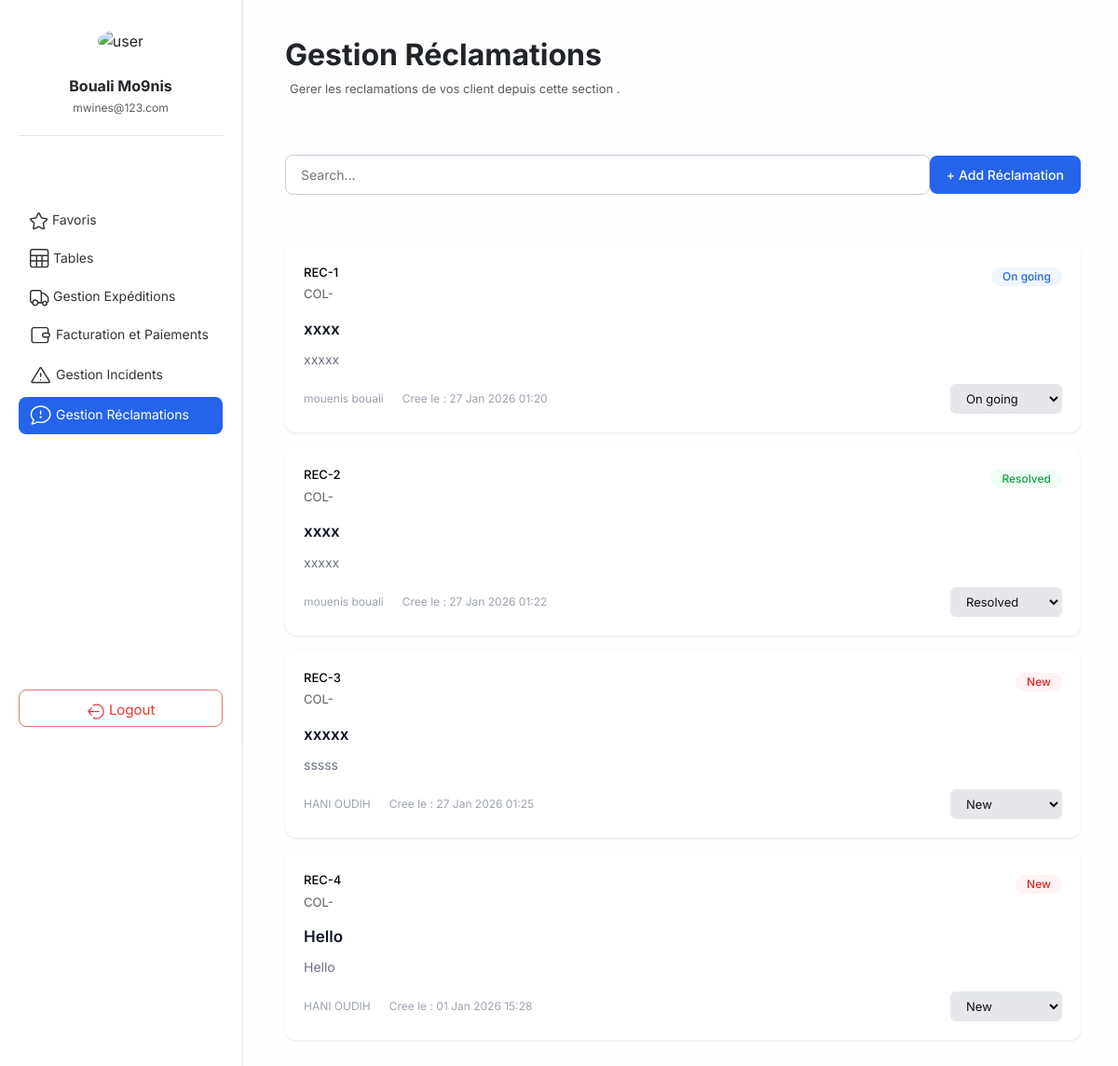
/reclamation/, run on the app's committed database.
### core/models/models.py (models this page shows, shortened)
class Client(models.Model):
    solld = models.FloatField(default=0, validators=[MinValueValidator(0)])
    first_name = models.CharField(max_length=100)
    last_name = models.CharField(max_length=100)
    email = models.EmailField(unique=True)
    phone = models.CharField(max_length=20)
    address = models.TextField()
    created_at = models.DateTimeField(auto_now_add=True)
    def __str__(self):
        return f"{self.first_name} {self.last_name}"

class Complaint(models.Model):
    subject = models.CharField(max_length=100)
    description = models.TextField()
    complaint_date = models.DateTimeField()
    status = models.CharField(max_length=50)
    client = models.ForeignKey(Client, on_delete=models.RESTRICT)
    shipment = models.ForeignKey(Shipment, on_delete=models.RESTRICT)

### core/web/views.py (the view, shortened to what this page needs)
# urls.py: path("reclamation/", views.reclamation_view, name="reclamation_view"),
def reclamation_view(request):
	try:
		Complaint= apps.get_model("core", "Complaint")
	except LookupError as e:
		raise Http404("Reclamation model not found (check core/models/models.py).") from e
	db_table = Complaint._meta.db_table
	search_query = request.GET.get('search', '').strip()
	Complaints = Complaint.objects.all()
	if search_query:
		Complaints = Complaints.filter(
			Q(description__icontains=search_query) |
			Q(status__icontains=search_query)
		)
	page_obj = Paginator(Complaints, 10).get_page(request.GET.get("page"))
	return render(request, "reclamation/reclamation.html", {"page_obj": page_obj})

### core/web/templates/reclamation/reclamation.html (shortened to what this page needs)
{% extends "home.html" %}
{% load static %}
{% block content %}
<link rel="stylesheet" href="{% static 'css/incident.css' %}">
<div class="incident-management" >
    <div class="incident-header">
        <h2><b>Gestion Réclamations</b></h2>
        <p class="text-muted">Gerer les reclamations de vos client depuis cette section .</p>
    </div>
    <section class="incident-content" style=" margin-top: 60px;">
            <form method="get" class="form-actions">
                <div class="left">
                    <input type="text" name="search" id="search" placeholder="Search..." value="{{ request.GET.search }}">
                </div>
                <div class="right">
                    <button type="button" class="btn primary" id="AddReclamationButton">
                        + Add Réclamation
                    </button>
                </div>
            </form>
        <div class="incident-list">
            {% for reclamation in page_obj %}
            <div class="incident-card">
                <div class="incident-info">
                    <div class="incident-top">
                        <div class="incident-ids">
                            <small style="font-weight: 500; color: black;">REC-{{reclamation.id}} </small>
                            <small class="text-muted">COL-{{reclamation.colis_id}}</small>
                        </div>
                        <div class="incident-status">
                            {% if reclamation.status == 'new' %}
                                <span class="badge new">New</span>
                            {% elif reclamation.status == 'ongoing' %}
                                <span class="badge ongoing">On going</span>
                            {% else %}
                                <span class="badge resolved">Resolved</span>
                            {% endif %}
                        </div>
                    </div>
                    <h4>{{reclamation.subject}}</h4>
                    <p>{{reclamation.description}}</p>
                    <div class="incident-footer">
                        <div class="incident-date">
                            <small> {{reclamation.client}}   </small>
                            <small> Cree le : {{reclamation.complaint_date|date:"d M Y H:i"}}</small>
                        </div>
                        <select class="status-select" data-reclamation-id="{{ reclamation.id }}" onchange="updateReclamationStatus(this)">
                            <option value="new" {% if reclamation.status == 'new' %}selected{% endif %}>New</option>
                            <option value="ongoing" {% if reclamation.status == 'ongoing' %}selected{% endif %}>On going</option>
                            <option value="resolved" {% if reclamation.status == 'resolved' %}selected{% endif %}>Resolved</option>
                        </select>
                    </div>
                </div>
            </div>
            {% endfor %}
        </div>
    </section>
</div>
{% endblock %}

### core/web/templates/home.html (shortened to what this page needs)
{% load static %}
<!DOCTYPE html>
<html lang="en">
<head>
    <link href="https://cdn.jsdelivr.net/npm/bootstrap@5.3.2/dist/css/bootstrap.min.css" rel="stylesheet">
    <link rel="stylesheet" href="{% static 'css/home.css' %}">
    <link rel="stylesheet" href="{% static 'css/client.css' %}">
    <link rel="stylesheet" href="https://cdnjs.cloudflare.com/ajax/libs/font-awesome/6.5.0/css/all.min.css" />
</head>
<body>
    <div class="layout">
        <aside class="sidebar">
            <div class="profile">
                <img src="{% static 'images/avatar.png' %}" alt="user">
                <h3>{{ user.first_name |default:"Bouali " }} {{ user.last_name |default:"Mo9nis"}}</h3>
                <p class="text-muted">{{ user.email |default:"mwines@123.com"}}</p>
            </div>
            <nav class="nav-menu">
                <a href="{% url 'favorite_list' %}" class="menu-item ">     Favoris</a>
                <a href="{% url 'table' %}" class="menu-item {% if request.path|slice:':7' == '/table/' %}active{% endif %}">     Tables</a>
                <a href="{% url 'expedition_list' %}" class="menu-item {% if request.path|slice:':12' == '/expedition/' %} active{% endif %}">     Gestion Expéditions</a>
                <a href="{% url 'facturation_view' %}" class="menu-item {% if request.path|slice:':13' == '/facturation/' %}active{% endif %}">
                      Facturation et Paiements</a>
                <a href="{% url 'incident_list' %}" class="menu-item {% if request.path|slice:':10' == '/incident/' %}active{% endif %}">
                     Gestion Incidents</a>
                <a href="{% url 'reclamation_view' %}" class="menu-item {% if request.resolver_match.url_name == 'reclamation_view' %}active{% endif %}">
                     Gestion Réclamations</a>
            </nav>
            <div class="logout">
                <a href="{% url 'login' %}"><button>
                    Logout
                </button></a>
            </div>
        </aside>
        <main class="main-content">
            {% block content %}
            {% endblock %}
        </main>
    </div>
</body>
</html>

### core/web/static/css/home.css (style rules this page uses)
* { box-sizing: border-box; }
body { margin: 0; font-family: 'Inter', sans-serif; }
.sidebar { width:260px; height: 100vh; background-color: white; border-right: 1px soli; display: flex; flex-direction: column; justify-content: space-between; padding: 20px; flex: 0 0 260px; position: fixed; top: 0; left: 0; bottom: 0; border-right: 1px solid #e9ecef; box-shadow: none; }
.profile { text-align: center; border-bottom: 1px solid #e5e5e5; padding-bottom: 20px; }
.profile img { width: 70px; height: 70px; padding: 12px; border-radius: 50%; margin-bottom: 10px; }
.profile h3 { margin: 5px 0; font-size: 16px; font-weight: bold; }
.profile p { margin: 0; font-size: 12px; color: #6c757d; }
.nav-menu { display: flex; flex-direction: column; margin-top: -200px; }
.menu-item { text-decoration: none; font-size: 14px; color: #333; padding: 8px 12px; border-radius: 8px; margin-bottom: 3px; transition: 0.3s; }
.menu-item.active { background-color: #2563eb; color: white; }
.logout button { width: 100%; height: 40px; font-size: 15px; line-height: 40px; text-align: center; border: 1px solid #e57373; border-radius: 8px; background-color: white; color: #e53935; cursor: pointer; }
.main-content { flex: 1 1 auto; min-width: 0; width: auto; padding: 20px; overflow: auto; background-color: #fff ; margin-left: 260px; min-height: 100vh; border-left: 1px solid #e9ecef; }

### core/web/static/css/client.css (style rules this page uses)
.main-content { background: #f5f6fa; padding: 30px; }
.form-actions { flex: 1; border-top-left-radius: 12px; border-top-right-radius: 12px; justify-content: space-between; align-items: center; box-shadow: 0 2px 8px rgba(0, 0, 0, 0.1); }
.left { display: flex; gap: 10px; }
.left input { width: 450px; padding: 6px 10px; }
.right { display: flex; gap: 10px; }
.btn { padding: 8px 12px; border-radius: 8px; font-size: 13px; border: none; cursor: pointer; }
.btn.primary { background: #2563eb; color: white; }

### core/web/static/css/incident.css (style rules this page uses)
.incident-management { padding: 10px; max-width: 1200px; margin-left: 5px; }
.incident-top { margin-bottom: 20px; justify-content: space-between; display: flex; align-items: flex-start; }
.incident-header p { font-size: 13px; margin-left: 5px; color: #777; margin-top: 4px; }
.incident-status { margin-left:auto; }
.form-actions { display: flex; justify-content: space-between; align-items: center; margin-bottom: 30px; }
.left { flex: 1; }
.left input { width: 100%; max-width: 900px; padding: 10px 16px; border: 1px solid #c9d1df; border-radius: 8px; font-size: 14px; }
.right { display: flex; gap: 10px; }
.btn { padding: 10px 18px; border-radius: 8px; font-size: 14px; font-weight: 500; border: none; cursor: pointer; transition: background-color 0.2s; }
.btn.primary { background-color: #2563eb; color: white; }
.incident-list { display: flex; flex-direction: column; gap: 16px; }
.incident-ids { display: flex; flex-direction: column; gap: 4px; margin-bottom: -15px; }
.incident-status { margin-left: auto; flex-shrink: 0; }
.incident-card { background: white; display: flex; gap: 20px; border-radius: 12px; padding: 20px; box-shadow: 0 1px 3px rgba(0, 0, 0, 0.1); align-items: flex-start; transition: box-shadow 0.2s; }
.incident-info { flex: 1; display: flex; flex-direction: column; gap: 8px; }
.incident-ids small { font-size: 13px; color: #6b7280; }
.incident-info h4 { margin: 4px 0; font-size: 17px; font-weight: 600; color: #111827; }
.incident-info p { margin: 0; font-size: 14px; color: #6b7280; line-height: 1.5; }
.incident-footer { display: flex; justify-content: space-between; align-items: center; margin-top: 8px; }
.incident-date { display: flex; gap: 20px; }
.incident-date small { font-size: 12px; color: #9ca3af; }
.badge { display: inline-block; padding: 4px 12px; border-radius: 12px; font-size: 12px; font-weight: 500; }
.badge.new { background-color: #fef2f2; color: #dc2626; }
.badge.ongoing { background-color: #eff6ff; color: #2563eb; }
.badge.resolved { background-color: #f0fdf4; color: #16a34a; }
.status-select { padding: 6px 12px; font-size: 13px; border-radius: 6px; border: 1px solid #e5e7eb; background-color: #e5e7eb; color: #111111; cursor: pointer; min-width: 120px; }
.incident-content { display: flex; flex-direction: column; gap: 1.5rem; }

### data on the page
Client: first_name "Bouali"
Complaint: id "1", shows "On going", subject "xxxx", description "xxxxx", client "mouenis bouali", complaint_date "27 Jan 2026 01:20", status+id "On going"
Complaint: id "2", shows "Resolved", subject "xxxx", description "xxxxx", client "mouenis bouali", complaint_date "27 Jan 2026 01:22", status+id "Resolved"
Complaint: id "3", shows "New", subject "xxxxx", description "sssss", client "HANI OUDIH", complaint_date "27 Jan 2026 01:25", status+id "New"
Complaint: id "4", shows "New", subject "Hello", description "Hello", client "HANI OUDIH", complaint_date "01 Jan 2026 15:28", status+id "New"

### other printed values
{{ user.last_name |default:"Mo9nis" }} "Mo9nis"
{{ user.email |default:"mwines@123.com" }} "mwines@123.com"
